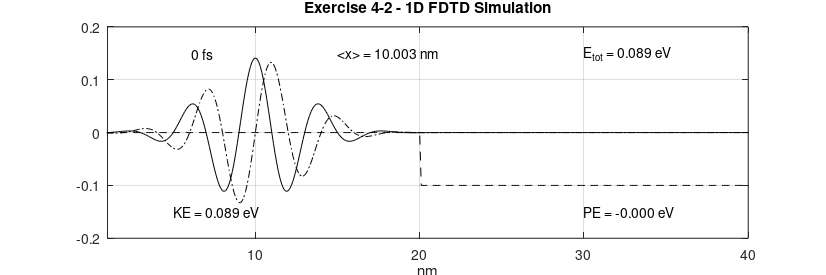
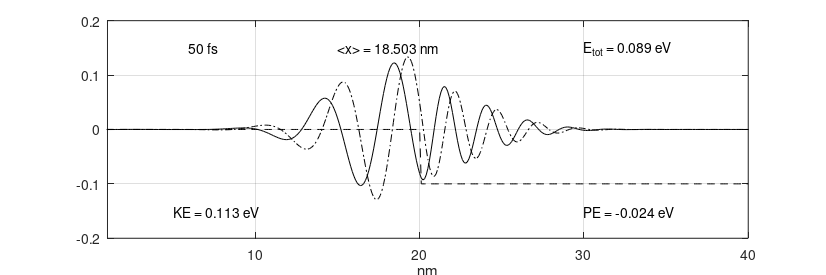
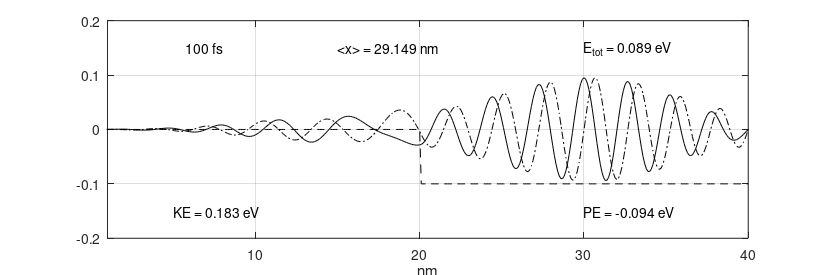

MATLAB code for these plots, in order:
##############################################################################
##
## Copyright (C) 2023, Ervin Mazlagic
##
## This file is part of the personal solutions manual for "Quantum Mechanics
## for Electrical Engineers" by Dennis M. Sullivan (ISBN 978-0-470-87409-7),
## see "github.com/ninux/qmee".
##
##############################################################################

## Chapter 1 - Exercise 4-2
## 1D FDTD simulation of psi

# cleanup environment
clear all;
close all;

% measure time for complete script to run
tic();

# general definitions and constants
h           = 6.626e-34;    # [J*s]     Plank's constant
hbar        = h/(2*pi);     # [J*s]     reduced Plank's constant
m0          = 9.1e-31;      # [kg]      free space mass of electron (rest mass)

meff_Si     = 1.08;         # [-]       effective mass factor of Si
meff_Ge     = 0.067;        # [-]       effective mass factor of Ge
meff_GaAs   = 0.55;         # [-]       effective mass factor of GaAs

meff        = meff_Si;      # [m]       effective mass
melec       = meff*m0;      # [?]       mass of an electron
ecoul       = 1.6e-19;      # [C]       charge of an electron
epsz        = 8.85e-9;      # [A*s/V/m] dielectric of free space
eV2J        = 1.6e-19;      # [-]       energy conversion factor (eV to J)
J2eV        = 1/eV2J;       # [-]       energy conversion factor (J to eV)

# simulation parameters
NN          = 400;          # [-]       number of points in the problem space
del_x       = .1e-9;        # [?]       cell size
dt          = 2e-17;        # [s]       time steps
DX          = del_x*1e9;    # [_]       cell size in nm
XX          = (DX:DX:DX*NN);# [-]       length in nm for plotting
ra          = (0.5*hbar/melec)*(dt/del_x^2);    # must be < 0.15 for stability

# check stability
if (ra < 0.15)
    # stable
elseif
    # unstable
    printf("WARNING: Simulation not stable, check parameters ...");
endif

# specification of the potential
# original code with loops
#{
V = zeros(1,NN);  # init potential vector

## potential definitions

# constant barrier band in center
for n = NN/2:NN/2+50
    V(n) = .15*eV2J;
end

# semiconductor condution band
for n = 1 : NN/2
    V(n) = .1*eV2J;
end

for n = NN/2+1 : NN
    V(n) = .2*eV2J;
end

# electric field
for n = 1 : NN
    V(n) = -(0.2/400)*(n-400)*eV2J;
end
#}
# new code with potential selection and without loops
V = zeros(1,NN);    # initialize potential vector with 0

# potential options
#{
    A = zero potential
    B = constant barrier band in center
    C = semiconductor conduction band
    D = one-sided finite wall
    E = linear electric field
    F = constant electric field
    G = bipolar linear electric field
#}
potentialOption = "G";

if (potentialOption == "A")
    # zero potential
elseif (potentialOption == "B")
    # constant barrier band in center
    bw = 50;                    # barrier width
    vb = 0.15*eV2J;             # barrier potential
    V(NN/2:NN/2+bw) = vb;
elseif (potentialOption == "C")
    # semicondctor conduction band
    vb1 = 0.1*eV2J;             # 1st potential
    vb2 = 0.2*eV2J;             # 2nd potential
    V(1:NN/2) = vb1;
    V(NN/2+1:NN) = vb2;
elseif (potentialOption == "D")
    # one-sided finite wall
    vb = 0.2*eV2J;              # potential
    V(1:NN/2) = vb;
elseif (potentialOption == "E")
    # linear electric field
    vbm = (0.2/NN)*eV2J;        # max. potential
    V(1:NN) = ([NN:-1:1]')*vbm;
elseif (potentialOption == "F")
    vbm = (0.2/NN)*eV2J;        # max. potential
    V(1:NN) = ([NN/2:-1:-NN/2+1]')*vbm;
elseif (potentialOption == "G")
    vb = -0.1*eV2J;             # potential
    V(NN/2+1:NN) = vb;
elseif
    printf("ERROR: invalid potential option, aborting script ...\n");
    return
endif

#initialize a sine wave in a gaussian envelope
lambda  = 40;           # pulse wavelength
sigma   = 40;           # pulse width
nc      = 100;          # starting position
prl     = zeros(1,NN);  # real part of the state variable
pim     = zeros(1,NN);  # imaginary part of the state variable
ptot    = 0.;           # total energy

# original code with loops
#{
for n=2:NN-1
    prl(n)  = exp(-1.*((n-nc)/sigma)^2)*cos(2*pi*(n-nc)/lambda);
    pim(n)  = exp(-1.*((n-nc)/sigma)^2)*sin(2*pi*(n-nc)/lambda);
    ptot    = ptot + prl(n)^2 + pim(n)^2;
end
#}
# new code without loops
prl(2:NN-1) = exp(-1.*(([2:NN-1]-nc)./sigma).^2) ...
            .* cos((2*pi).*([2:NN-1]-nc)./lambda);
pim(2:NN-1) = exp(-1.*(([2:NN-1]-nc)./sigma).^2) ...
            .* sin((2*pi).*([2:NN-1]-nc)./lambda);
ptot = sum(prl.^2) + sum(pim.^2);

pnorm = sqrt(ptot); # normalization constant

# normalize and check
ptot = 0.;

# original code with loops
#{
for n=1:NN
    prl(n)  = prl(n)/pnorm;
    pim(n)  = pim(n)/pnorm;
    ptot    = ptot + prl(n)^2 + pim(n)^2;
end
#}
# new code without loops
prl(1:NN) = prl(1:NN)./pnorm;
pim(1:NN) = pim(1:NN)./pnorm;
ptot = sum(prl(1:NN).^2) + sum(pim(1:NN).^2);

# check normalization for total energy
    norm_limit = (1e-3)*[-1, 1] + 1;
    if (ptot > norm_limit(1) && ptot < norm_limit(2))
        # normalization ok
        fprintf("INFO: Normalization for energy ok (n = %f, error = %2.3f %%).\n",
                ptot, (ptot-1)*1e2);
    else
        # normalization not ok
        fprintf("WARNING: Normalization for energy not ok (n = %f, error = %2.3f %%).\n",
                ptot, (ptot-1)*1e2);
    endif

# parameters for the FDTD simulation
T       = 0;    # absolute time in steps
n_step  = 1;    # steps per loop
count   = 0;    # number of loops
nos     = 2500; # number of timestepts between plots (equidistant)
nop     = 3;    # number of plots to be made

# perform simulation
while nop > count

    # this is the core FDTD program
    for m=1:n_step
        T = T+1;

        #{
        for n=2:NN-1
            prl(n) = prl(n) ...
                   - ra*(pim(n-1) -2*pim(n) + pim(n+1)) ...
                   + (dt/hbar)*V(n)*pim(n);
        end

        for n=2:NN-1
            pim(n) = pim(n) ...
                   + ra*(prl(n-1) -2*prl(n) + prl(n+1)) ...
                   - (dt/hbar)*V(n)*prl(n);
        end
        #}
        # new code without loops
        rng = [2:NN-1];

        prl(rng) = prl(rng) ...
                 - ra.*(pim(rng-1) - 2.*pim(rng) + pim(rng+1)) ...
                 + (dt/hbar).*V(rng).*pim(rng);

        pim(rng) = pim(rng) ...
                 + ra.*(prl(rng-1) - 2.*prl(rng) + prl(rng+1)) ...
                 - (dt/hbar).*V(rng).*prl(rng);
    end

    # calculate the expected values
    PE = 0.;    # initialize potential energy

    # original code with loops
    #{
    for n=1:NN
        psi(n) = prl(n) + i*pim(n);
        PE     = PE + psi(n)*psi(n)'*V(n);
    end
    #}
    # new code without loops
    psi(1:NN) = prl(1:NN) + i.*pim(1:NN);
    PE = sum(psi(1:NN).*conj(psi(1:NN)).*V(1:NN));

    # check normalization
    check_norm = psi*psi';
    norm_limit = (1e-3)*[-1, 1] + 1;
    if (check_norm > norm_limit(1) && check_norm < norm_limit(2))
        # normalization ok
        fprintf("INFO: Normalization for psi ok (n = %f, error = %2.3f %%).\n",
                check_norm, (check_norm-1)*1e2);
    else
        # normalization not ok
        fprintf("WARNING: Normalization for psi not ok (n = %f, error = %2.3f %%).\n",
                check_norm, (check_norm-1)*1e2);
    endif

    PE = PE*J2eV;    # potential energy

    ke = 0. + j*0.;

    # original code with loops
    #{
    for n=2:NN-1
        lap_p = psi(n+1) - 2*psi(n) + psi(n-1);
        ke = ke + lap_p*psi(n)';
    end
    #}
    # new code without loops
    rng = [2:NN-1];
    ke = sum((psi(rng+1)-2.*psi(rng)+psi(rng-1)).*conj(psi(rng)));

    KE = -J2eV*((hbar/del_x)^2/(2*melec))*real(ke);    # kinetic energy

    # original code with loops
    #{
    # calculate the expected position
    x_avg = 0;
    for n=1:NN
        x_avg += ((prl(n))^2 + (pim(n))^2) * (n*del_x);
    endfor
    #}
    # new code without loops
    x_avg = 0.;
    x_avg = sum( (prl(1:NN).^2 + pim(1:NN).^2) .* [1:NN].*del_x);

    # plot results
    figure(count+1);
    plot(XX, prl, "k");
    hold on;
    plot(XX, pim, "-.k");
    plot(XX, J2eV*V, "--k");
    hold off;

    axis([1 DX*NN -.2 .2] );

    # insert plot annotations
    text( 5,  .15, sprintf("%7.0f fs",           T*dt*1e15)); # show time in plot
    text( 5, -.15, sprintf("KE = %5.3f eV",      KE));        # show KE in plot
    text(30, -.15, sprintf("PE = %5.3f eV",      PE));        # show PE in plot
    text(30,  .15, sprintf("E_t_o_t = %5.3f eV", KE+PE));     # show Etot in plot
    text(15,  .15, sprintf("<x> = %5.3f nm",     x_avg*1e9)); % show <x> in plot

    xlabel("nm");

    set(gca, "fontsize", 10);
    if (count == 0)
        title("Exercise 4-2 - 1D FDTD Simulation");
    else
        title(" ");
    endif
    grid on;

    fig = gcf();
    set(fig, "PaperUnits", "centimeters");
    x_width = 21;
    y_width = 7;
    set(fig, "PaperPosition", [0 0 x_width y_width]);
    print(fig, strcat("ex_4_2_", num2str(count), ".png"), "-dpng");

    count++;
    n_step = nos;
end

# show time
elapsed_time = toc();
printf("INFO: Total time for simulation is %f s\n", elapsed_time);
